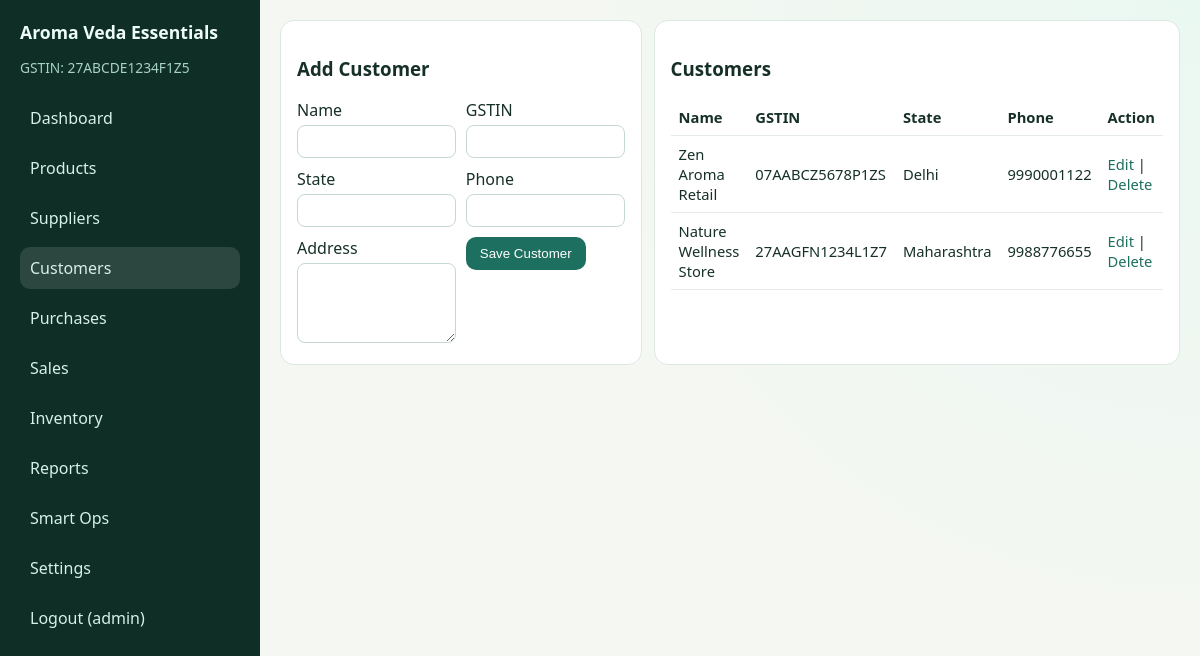
The app's page /index.php?route=customer/index (signed in) with its own data.
### tables this page shows
CREATE TABLE customers (
    id INT AUTO_INCREMENT PRIMARY KEY,
    name VARCHAR(120) NOT NULL,
    gstin VARCHAR(20),
    state VARCHAR(80) NOT NULL,
    phone VARCHAR(20),
    address TEXT
);

### controllers/CustomerController.php (called while the page is built, shortened)
<?php
class CustomerController extends Controller
{
    public function index(): void
    {
        $model = new Partner();
        $editId = (int)$this->request('edit_id', 0);
        $editing = $editId > 0 ? $model->find('customers', $editId) : null;
        $this->view('partners/customers', [
            'customers' => $model->all('customers'),
            'editing' => $editing,
        ]);
    }
}

### index.php (called while the page is built, shortened)
<?php
require_once __DIR__ . '/core/helpers.php';
require_once __DIR__ . '/core/Controller.php';
$route = $_GET['route'] ?? 'dashboard/index';
[$controllerName, $action] = array_pad(explode('/', $route), 2, 'index');
$controller = new $controllerClass();
$controller->$action();

### core/helpers.php (called while the page is built, shortened)
<?php
function e($value): string
{
    return htmlspecialchars((string)$value, ENT_QUOTES, 'UTF-8');
}

### models/Partner.php (called while the page is built, shortened)
<?php
class Partner
{
    private PDO $db;
    public function __construct()
    {
        $this->db = Database::connection();
    }
    public function all(string $table): array
    {
        return $this->db->query("SELECT * FROM {$table} ORDER BY id DESC")->fetchAll();
    }
}

### views/partners/customers.php (the view, shortened to what this page needs)
<?php
$isEdit = !empty($editing);
?>
<div class="grid two">
    <section class="card">
        <h3><?= $isEdit ? 'Edit Customer' : 'Add Customer' ?></h3>
        <form method="post" action="index.php?route=customer/<?= $isEdit ? 'update' : 'create' ?>" class="form-grid">
            <label>Name<input type="text" name="name" value="<?= e($editing['name'] ?? '') ?>" required></label>
            <label>GSTIN<input type="text" name="gstin" value="<?= e($editing['gstin'] ?? '') ?>"></label>
            <label>State<input type="text" name="state" value="<?= e($editing['state'] ?? '') ?>" required></label>
            <label>Phone<input type="text" name="phone" value="<?= e($editing['phone'] ?? '') ?>"></label>
            <label>Address<textarea name="address"><?= e($editing['address'] ?? '') ?></textarea></label>
            <div>
                <button type="submit"><?= $isEdit ? 'Update Customer' : 'Save Customer' ?></button>
            </div>
        </form>
    </section>
    <section class="card">
        <h3>Customers</h3>
        <table>
            <thead><tr><th>Name</th><th>GSTIN</th><th>State</th><th>Phone</th><th>Action</th></tr></thead>
            <tbody>
            <?php foreach ($customers as $s): ?>
                <tr>
                    <td><?= e($s['name']) ?></td>
                    <td><?= e($s['gstin']) ?></td>
                    <td><?= e($s['state']) ?></td>
                    <td><?= e($s['phone']) ?></td>
                    <td>
                        <a href="index.php?route=customer/index&edit_id=<?= (int)$s['id'] ?>">Edit</a> |
                        <a href="index.php?route=customer/delete&id=<?= (int)$s['id'] ?>" onclick="return confirm('Delete this customer?')">Delete</a>
                    </td>
                </tr>
            <?php endforeach; ?>
            </tbody>
        </table>
    </section>
</div>

### assets/css/style.css (style rules this page uses)
:root { --bg: #f4f7f2; --card: #ffffff; --accent: #1d6f5f; --accent-soft: #dff0eb; --text: #163028; --muted: #64748b; --danger: #b42318; }
* { box-sizing: border-box; }
body { margin: 0; font-family: "Segoe UI", Tahoma, sans-serif; color: var(--text); background: radial-gradient(circle at top right, #eaf8f2 0%, var(--bg) 42%); }
a { color: var(--accent); text-decoration: none; }
.card { background: var(--card); border: 1px solid #dce8e3; border-radius: 14px; padding: 16px; margin-bottom: 16px; }
.grid { display: grid; gap: 12px; }
.grid.two { grid-template-columns: repeat(2, 1fr); }
.btn, button { display: inline-block; border: 0; background: var(--accent); color: #fff; border-radius: 10px; padding: 9px 14px; cursor: pointer; }
input, select, textarea { width: 100%; padding: 8px; border: 1px solid #c5d8d1; border-radius: 8px; margin-top: 4px; }
textarea { min-height: 80px; }
.form-grid { display: grid; gap: 10px; grid-template-columns: repeat(2, 1fr); }
table { width: 100%; border-collapse: collapse; background: #fff; }
th, td { border-bottom: 1px solid #e5ece9; padding: 8px; text-align: left; font-size: 0.92rem; }

### records on screen
customers: name "Zen Aroma Retail", gstin "07AABCZ5678P1ZS", state "Delhi", phone "9990001122"
customers: name "Nature Wellness Store", gstin "27AAGFN1234L1Z7", state "Maharashtra", phone "9988776655"

### other values on screen
$app['business_name'] "Aroma Veda Essentials"
$app['business_gstin'] "27ABCDE1234F1Z5"
$user['username'] "admin"
